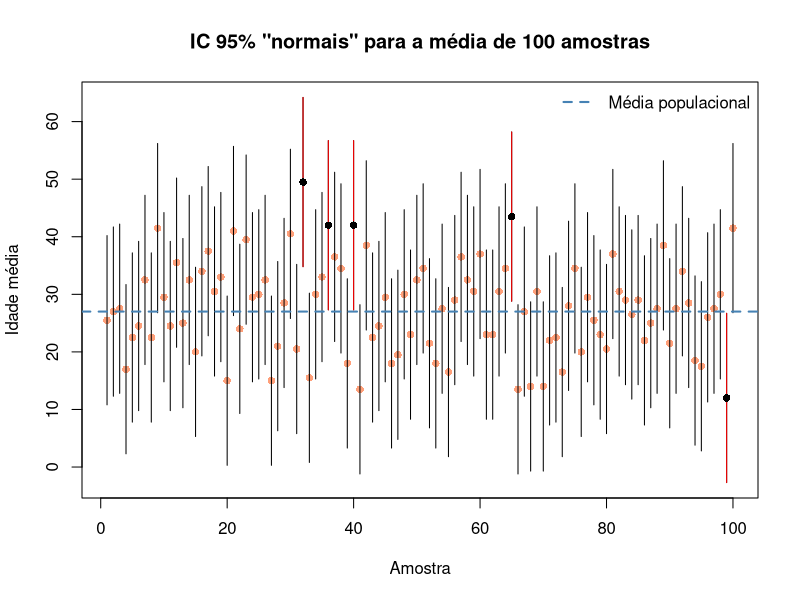

Write the R code that produced this figure. (Note: this script raises an error after producing the figure.)
## ---- chunk 1

set.seed(100)

x <- expand.grid(rep(list(LETTERS), 4))

idade <- 1:26 * 2
mu.idade <- mean(idade)
sd.muchap <- 7.5

idade.pares <- expand.grid(rep(list(idade), 4))

ind <- sample(x = 1:dim(idade.pares)[1], size = 100, replace = FALSE)
idade.amostras <- idade.pares[ind, ]

idade.media <- apply(X = idade.amostras, MARGIN = 1, FUN = mean)
intervalo.inf <- idade.media - 1.96*sd.muchap
intervalo.sup <- idade.media + 1.96*sd.muchap
vermelho <- mu.idade < intervalo.inf |  mu.idade > intervalo.sup

plot(idade.media,
     pch = 16,
     col = "lightsalmon",
     ylim = c(min(intervalo.inf), max(intervalo.sup)),
     xlab = "Amostra", ylab = "Idade média",
     main = 'IC 95% "normais" para a média de 100 amostras')
segments(x0 = 1:100, y0 = intervalo.inf,
         x1 = 1:100, y1 = intervalo.sup)
abline(h = mu.idade, lty = 2, lwd = 2, col = "steelblue")
segments(x0 = which(vermelho), y0 = intervalo.inf[which(vermelho)],
         x1 = which(vermelho), y1 = intervalo.sup[which(vermelho)], col = "red")
points(x = which(vermelho), y = idade.media[which(vermelho)], pch = 16)
legend("topright", legend = "Média populacional", lty = 2, lwd = 2, col = "steelblue", bty = "n")

## ---- chunk 2

knitr::include_graphics(here::here('images', 'efeito_vies.png'))

## ---- chunk 3

f <- function(t){ 1 / sqrt(2*pi) * exp( - t^ 2/ 2) }
low <- function(b){integrate(f, lower = -Inf, upper = -1.96 - b)$value}
upp <- function(b){integrate(f, lower = 1.96 - b, upper = Inf)$value}
low.v <- Vectorize(low)
upp.v <- Vectorize(upp)

B.sigma <- c(seq(0.02,0.1, by = 0.02),
             seq(0.2, 1, by = 0.2), 1.5)
pl <- low.v(B.sigma)
pu <- upp.v(B.sigma)
pt <- low.v(B.sigma) + upp.v(B.sigma)

df <- data.frame(B.sigma, pl, pu, pt)
knitr::kable(x = df,
             format = "markdown",
             digits = c(2, 4, 4, 4),
             align = "cccc",
             col.names = c("$B/\\sigma$",
                           "$< -1,96\\sigma$",
                           "$> 1,96\\sigma$",
                           "Total"),
             caption = "Efeito do viés sobre a probabilidade de um erro maior que $1,96\\sigma$")

## ---- chunk 4

knitr::include_graphics(here::here('images', 'Statistically-Insignificant-forecast.jpg'))

